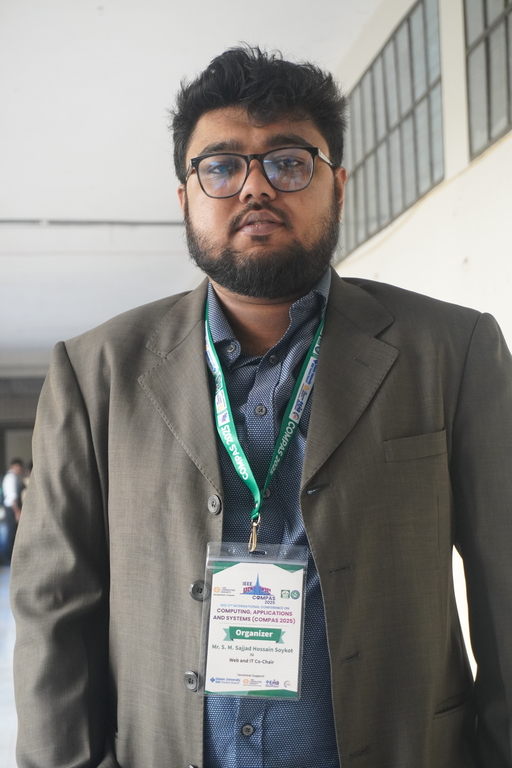
#> input picture demo_image.jpg, 512 x 768 px
$ jupyter execute Exp6_ContrastEnhance.ipynb
#> lines starting #> are read from the running program, lines starting #| are printed output that depends on the picture
# Experiment No. 6

## Title
**To create an OpenCV-Python program to enhance contrast of a given RGB/Grayscale image**

## Objective
To improve the contrast of both grayscale and RGB images using linear transformation.

## Mathematical Theory
Contrast enhancement is performed by scaling pixel intensity using a constant factor.

For grayscale image:

$$
g(x,y) = \alpha f(x,y)
$$

For RGB image:

$$
g(x,y,c) = \alpha f(x,y,c)
$$

Where:

- $f(x,y)$ = input pixel value
- $g(x,y)$ = output pixel value
- $\alpha$ = contrast factor
- $c$ = color channel (Red, Green, Blue)

If $\alpha > 1$, contrast increases.
If $\alpha < 1$, contrast decreases.

To maintain valid intensity range:

$$
g(x,y) = \min(\alpha f(x,y),\ 255)
$$

## Instruments / Requirements
- Computer or Laptop
- Python
- OpenCV
- NumPy
- Matplotlib
- Input image: `demo_image.jpg`

## Procedure
1. Read the image using OpenCV (grayscale or color).
2. If the image is color, convert it from BGR to RGB format.
3. Define a contrast factor.
4. Multiply each pixel (and each channel for RGB) by the factor.
5. Clip values to the range 0–255.
6. Store the result in a new image.
7. Display the original and contrast-enhanced images.

## Output
- Original image (Grayscale/RGB)
- Contrast enhanced image

## Result
The contrast-enhanced image shows increased difference between dark and bright regions. In RGB images, contrast is enhanced uniformly across all color channels.

## Conclusion
Contrast enhancement improves image quality by increasing intensity differences. It is useful for highlighting important features and works for both grayscale and RGB images.

[cell 1]
import cv2
import numpy as np
import matplotlib.pyplot as plt

# Read image (color by default)
img = cv2.imread('demo_image.jpg')
#> img is the input picture: shape (768, 512, 3); mean B, G, R 126.4, 129.7, 131

alpha = 1.5  # Contrast factor

# Check grayscale or color
if len(img.shape) == 2:
    # Grayscale
    h, w = img.shape
    contrast = np.zeros((h, w), dtype=np.uint8)

    for i in range(h):
        for j in range(w):
            value = int(alpha * img[i, j])
            if value > 255:
                value = 255
            contrast[i, j] = value

    display_img = img
    display_contrast = contrast
    cmap = 'gray'

else:
    # Color image
    img = cv2.cvtColor(img, cv2.COLOR_BGR2RGB)
    h, w, c = img.shape
#> h = 768; w = 512; c = 3
    contrast = np.zeros((h, w, c), dtype=np.uint8)

    for i in range(h):
        for j in range(w):
            for k in range(c):
                value = int(alpha * img[i, j, k])
                if value > 255:
                    value = 255
                contrast[i, j, k] = value
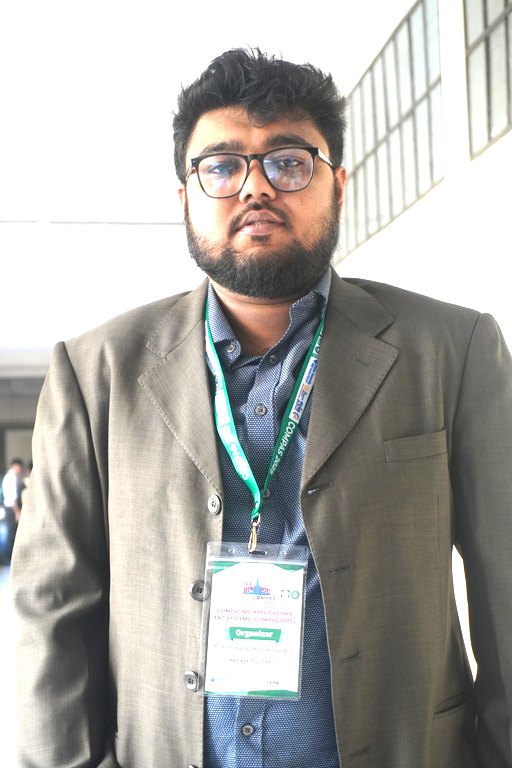
#> contrast: shape (768, 512, 3); mean R, G, B 173.6, 172, 168.2

    display_img = img
    display_contrast = contrast
    cmap = None

# Display
plt.figure(figsize=(10, 8))

plt.subplot(1, 2, 1)
plt.imshow(display_img, cmap=cmap)
plt.title("Original Image")
plt.axis("off")

plt.subplot(1, 2, 2)
plt.imshow(display_contrast, cmap=cmap)
plt.title("Contrast Enhanced Image")
plt.axis("off")

plt.tight_layout()
plt.savefig('Exp6_Output.png')  # Save full figure
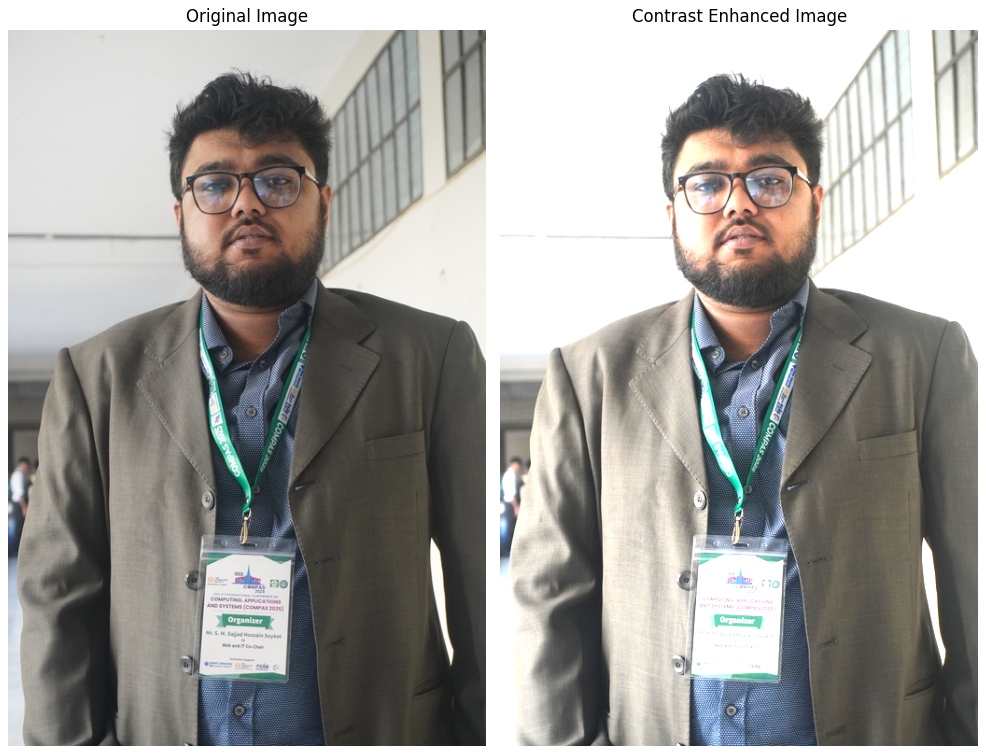
#> figure drawn by matplotlib, 2 panels
plt.show()

[cell 2]
from PIL import Image, ImageEnhance
import matplotlib.pyplot as plt

# Open image
image = Image.open('demo_image.jpg')

# Enhance contrast
curr_con = ImageEnhance.Contrast(image)
new_con = 8.3
img_contrasted = curr_con.enhance(new_con)
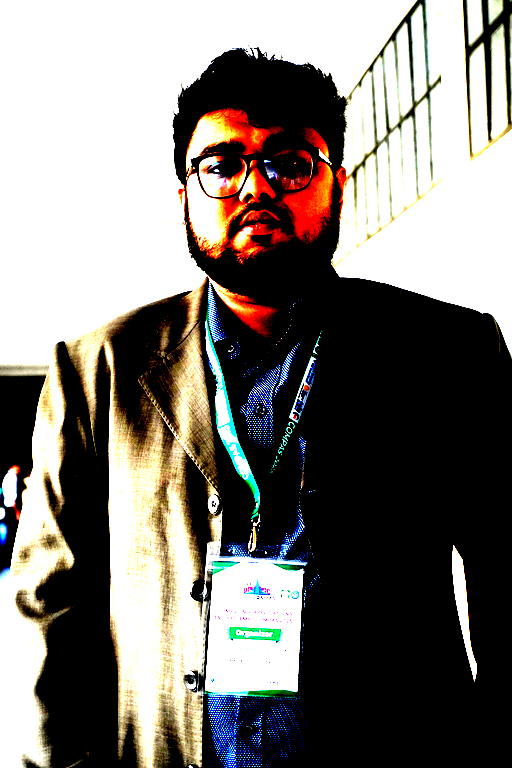
#> img_contrasted: PIL image 512x768 RGB; mean R, G, B 125.8, 121.5, 116.3

# Display side by side
plt.figure(figsize=(10, 8))

# Original Image
plt.subplot(1, 2, 1)
plt.imshow(image)
plt.title("Original Image")
plt.axis("off")

# Enhanced Image
plt.subplot(1, 2, 2)
plt.imshow(img_contrasted)
plt.title("Contrast Enhanced Image")
plt.axis("off")

plt.tight_layout()
plt.savefig('Exp6_Output.png')  # Save full figure
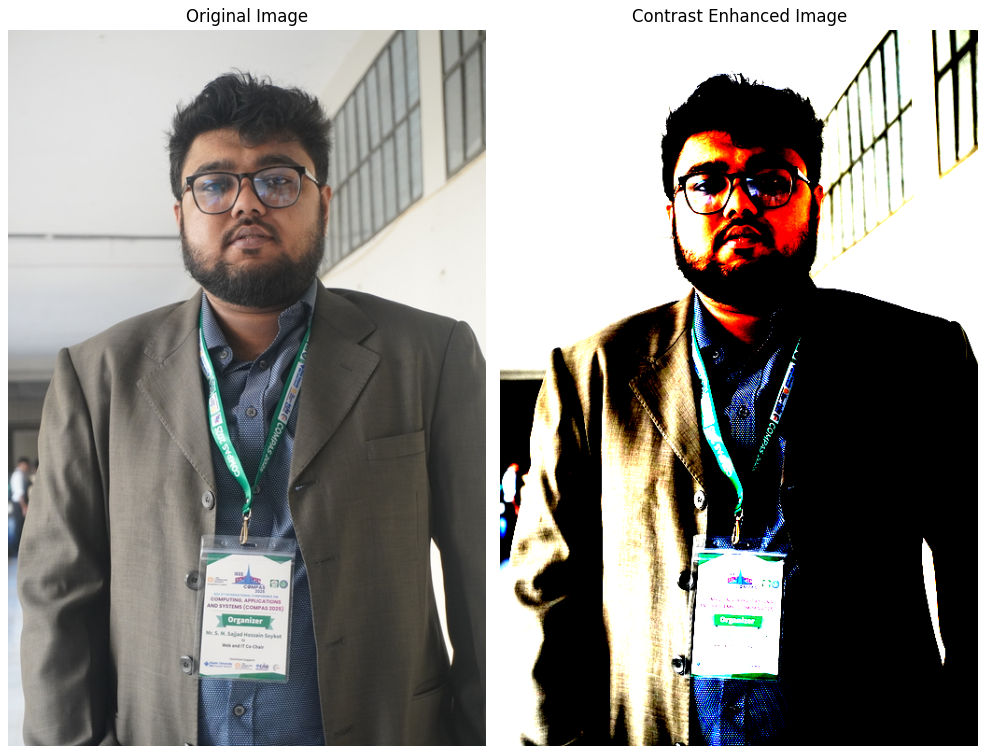
#> figure drawn by matplotlib, 2 panels
plt.show()
